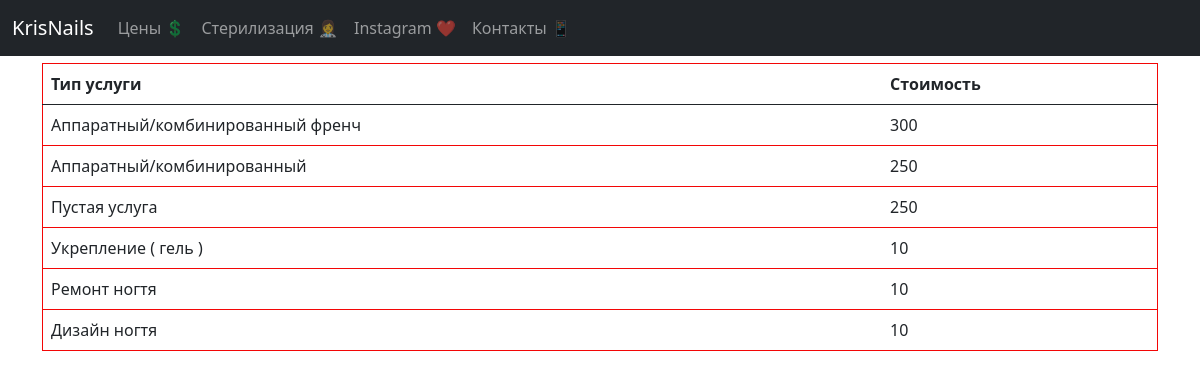
/services/prices/, run on the app's committed database.
### services/models.py (models this page shows, shortened)
class Services(models.Model):
    service_name = models.CharField(max_length=150, verbose_name='Наименование услуги')
    content = models.TextField(blank=True, verbose_name='Описание услуги')
    price = models.IntegerField(verbose_name='Стоимость')
    duration = models.CharField(blank=True, max_length=100, verbose_name='продолжительность')
    created_at = models.DateTimeField(auto_now_add=True, verbose_name='Дата добавления услуги')
    updated_at = models.DateTimeField(auto_now=True, verbose_name='Дата изменения')
    is_published = models.BooleanField(default=True, verbose_name='Опубликовано')
    photo = models.ImageField(upload_to='photo/%Y/%m/%d', blank=True, verbose_name='Фото')
    amount = models.IntegerField(default=0, blank=True)
    class Meta:
        verbose_name = 'Услуга'
        verbose_name_plural = 'Услуги'
        ordering = ['-price']

### services/views.py (the view)
# urls.py: path('prices/', views.show_prices, name='prices'),
def show_prices(request):
    services = Services.objects.order_by('-price')
    context = {'service_list': services}
    return render(request, 'services/prices.html', context)

### services/templates/services/prices.html (shortened to what this page needs)
{% extends 'base.html' %}
{% block tables %}
<div class="container">
    <table class="table caption-top">
        <caption></caption>
        <thead>
        <tr>
            <th scope="col">Тип услуги</th>
            <th scope="col">Стоимость</th>
        </tr>
        </thead>
        <tbody>
        {% for service in service_list %}
            {% if service.is_published %}
                <tr>
                    <td>{{ service.service_name }}</td>
                    <td>{{ service.price }}</td>
                </tr>
            {% endif %}
        {% endfor %}
        </tbody>
    </table>
</div>
{% endblock %}

### krisnails/static/css/style.css (style rules this page uses)
.table { background-color: white; border: 1px solid #f30606; }

### data on the page
Services: service_name "Аппаратный/комбинированный френч", price "300"
Services: service_name "Аппаратный/комбинированный", price "250"
Services: service_name "Пустая услуга", price "250"
Services: service_name "Укрепление ( гель )", price "10"
Services: service_name "Ремонт ногтя", price "10"
Services: service_name "Дизайн ногтя", price "10"
